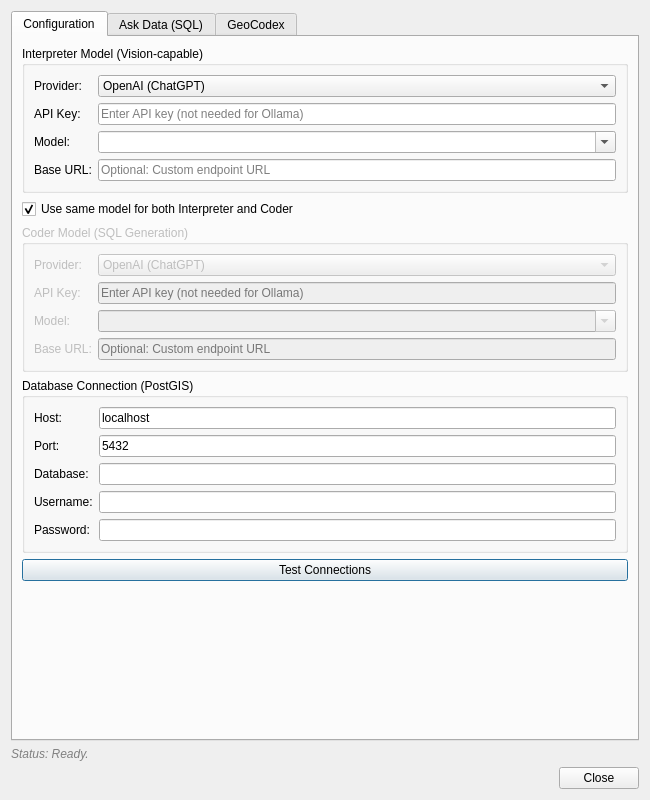
<?xml version="1.0" encoding="UTF-8"?>
<ui version="4.0">
 <class>AIAgentDialog</class>
 <widget class="QDialog" name="AIAgentDialog">
  <property name="geometry">
   <rect>
    <x>0</x>
    <y>0</y>
    <width>650</width>
    <height>800</height>
   </rect>
  </property>
  <property name="windowTitle">
   <string>AI Spatial Agent</string>
  </property>
  <layout class="QVBoxLayout" name="verticalLayout_main">
   <item>
    <widget class="QTabWidget" name="mainTabWidget">
     <property name="currentIndex">
      <number>0</number>
     </property>
     <!-- TAB 1: CONFIGURATION -->
     <widget class="QWidget" name="tab_config">
      <attribute name="title">
       <string>Configuration</string>
      </attribute>
      <layout class="QVBoxLayout" name="verticalLayout_config">
       <!-- INTERPRETER MODEL (Vision) -->
       <item>
        <widget class="QGroupBox" name="groupBox_interpreter">
         <property name="title">
          <string>Interpreter Model (Vision-capable)</string>
         </property>
         <layout class="QFormLayout" name="formLayout_interpreter">
          <item row="0" column="0">
           <widget class="QLabel" name="label_interpreterProvider">
            <property name="text">
             <string>Provider:</string>
            </property>
           </widget>
          </item>
          <item row="0" column="1">
           <widget class="QComboBox" name="interpreterProviderCombo">
            <item>
             <property name="text">
              <string>OpenAI (ChatGPT)</string>
             </property>
            </item>
            <item>
             <property name="text">
              <string>Anthropic (Claude)</string>
             </property>
            </item>
            <item>
             <property name="text">
              <string>Google (Gemini)</string>
             </property>
            </item>
            <item>
             <property name="text">
              <string>NVIDIA AI</string>
             </property>
            </item>
            <item>
             <property name="text">
              <string>OpenRouter</string>
             </property>
            </item>
            <item>
             <property name="text">
              <string>Ollama (Local)</string>
             </property>
            </item>
           </widget>
          </item>
          <item row="1" column="0">
           <widget class="QLabel" name="label_interpreterApiKey">
            <property name="text">
             <string>API Key:</string>
            </property>
           </widget>
          </item>
          <item row="1" column="1">
           <widget class="QLineEdit" name="interpreterApiKeyInput">
            <property name="echoMode">
             <enum>QLineEdit::Password</enum>
            </property>
            <property name="placeholderText">
             <string>Enter API key (not needed for Ollama)</string>
            </property>
           </widget>
          </item>
          <item row="2" column="0">
           <widget class="QLabel" name="label_interpreterModel">
            <property name="text">
             <string>Model:</string>
            </property>
           </widget>
          </item>
          <item row="2" column="1">
           <widget class="QComboBox" name="interpreterModelCombo">
            <property name="editable">
             <bool>true</bool>
            </property>
           </widget>
          </item>
          <item row="3" column="0">
           <widget class="QLabel" name="label_interpreterBaseUrl">
            <property name="text">
             <string>Base URL:</string>
            </property>
           </widget>
          </item>
          <item row="3" column="1">
           <widget class="QLineEdit" name="interpreterBaseUrlInput">
            <property name="placeholderText">
             <string>Optional: Custom endpoint URL</string>
            </property>
           </widget>
          </item>
         </layout>
        </widget>
       </item>
       <!-- USE SAME MODEL CHECKBOX -->
       <item>
        <widget class="QCheckBox" name="useSameModelCheckbox">
         <property name="text">
          <string>Use same model for both Interpreter and Coder</string>
         </property>
         <property name="checked">
          <bool>true</bool>
         </property>
        </widget>
       </item>
       <!-- CODER MODEL -->
       <item>
        <widget class="QGroupBox" name="groupBox_coder">
         <property name="title">
          <string>Coder Model (SQL Generation)</string>
         </property>
         <property name="enabled">
          <bool>false</bool>
         </property>
         <layout class="QFormLayout" name="formLayout_coder">
          <item row="0" column="0">
           <widget class="QLabel" name="label_coderProvider">
            <property name="text">
             <string>Provider:</string>
            </property>
           </widget>
          </item>
          <item row="0" column="1">
           <widget class="QComboBox" name="coderProviderCombo">
            <item>
             <property name="text">
              <string>OpenAI (ChatGPT)</string>
             </property>
            </item>
            <item>
             <property name="text">
              <string>Anthropic (Claude)</string>
             </property>
            </item>
            <item>
             <property name="text">
              <string>Google (Gemini)</string>
             </property>
            </item>
            <item>
             <property name="text">
              <string>NVIDIA AI</string>
             </property>
            </item>
            <item>
             <property name="text">
              <string>OpenRouter</string>
             </property>
            </item>
            <item>
             <property name="text">
              <string>Ollama (Local)</string>
             </property>
            </item>
           </widget>
          </item>
          <item row="1" column="0">
           <widget class="QLabel" name="label_coderApiKey">
            <property name="text">
             <string>API Key:</string>
            </property>
           </widget>
          </item>
          <item row="1" column="1">
           <widget class="QLineEdit" name="coderApiKeyInput">
            <property name="echoMode">
             <enum>QLineEdit::Password</enum>
            </property>
            <property name="placeholderText">
             <string>Enter API key (not needed for Ollama)</string>
            </property>
           </widget>
          </item>
          <item row="2" column="0">
           <widget class="QLabel" name="label_coderModel">
            <property name="text">
             <string>Model:</string>
            </property>
           </widget>
          </item>
          <item row="2" column="1">
           <widget class="QComboBox" name="coderModelCombo">
            <property name="editable">
             <bool>true</bool>
            </property>
           </widget>
          </item>
          <item row="3" column="0">
           <widget class="QLabel" name="label_coderBaseUrl">
            <property name="text">
             <string>Base URL:</string>
            </property>
           </widget>
          </item>
          <item row="3" column="1">
           <widget class="QLineEdit" name="coderBaseUrlInput">
            <property name="placeholderText">
             <string>Optional: Custom endpoint URL</string>
            </property>
           </widget>
          </item>
         </layout>
        </widget>
       </item>
       <item>
        <widget class="QGroupBox" name="groupBox_db">
         <property name="title">
          <string>Database Connection (PostGIS)</string>
         </property>
         <layout class="QFormLayout" name="formLayout_db">
          <item row="0" column="0">
           <widget class="QLabel" name="label_host">
            <property name="text">
             <string>Host:</string>
            </property>
           </widget>
          </item>
          <item row="0" column="1">
           <widget class="QLineEdit" name="dbHostInput">
            <property name="text">
             <string>localhost</string>
            </property>
           </widget>
          </item>
          <item row="1" column="0">
           <widget class="QLabel" name="label_port">
            <property name="text">
             <string>Port:</string>
            </property>
           </widget>
          </item>
          <item row="1" column="1">
           <widget class="QLineEdit" name="dbPortInput">
            <property name="text">
             <string>5432</string>
            </property>
           </widget>
          </item>
          <item row="2" column="0">
           <widget class="QLabel" name="label_dbname">
            <property name="text">
             <string>Database:</string>
            </property>
           </widget>
          </item>
          <item row="2" column="1">
           <widget class="QLineEdit" name="dbNameInput"/>
          </item>
          <item row="3" column="0">
           <widget class="QLabel" name="label_user">
            <property name="text">
             <string>Username:</string>
            </property>
           </widget>
          </item>
          <item row="3" column="1">
           <widget class="QLineEdit" name="dbUserInput"/>
          </item>
          <item row="4" column="0">
           <widget class="QLabel" name="label_pass">
            <property name="text">
             <string>Password:</string>
            </property>
           </widget>
          </item>
          <item row="4" column="1">
           <widget class="QLineEdit" name="dbPassInput">
            <property name="echoMode">
             <enum>QLineEdit::Password</enum>
            </property>
           </widget>
          </item>
         </layout>
        </widget>
       </item>
       <item>
        <widget class="QPushButton" name="testConnectionBtn">
         <property name="text">
          <string>Test Connections</string>
         </property>
        </widget>
       </item>
       <item>
        <spacer name="verticalSpacer_config">
         <property name="orientation">
          <enum>Qt::Vertical</enum>
         </property>
         <property name="sizeHint" stdset="0">
          <size>
           <width>20</width>
           <height>40</height>
          </size>
         </property>
        </spacer>
       </item>
      </layout>
     </widget>
     <!-- TAB 2: NATURAL LANGUAGE TO SQL -->
     <widget class="QWidget" name="tab_sql">
      <attribute name="title">
       <string>Ask Data (SQL)</string>
      </attribute>
      <layout class="QVBoxLayout" name="verticalLayout_sql">
       <item>
        <widget class="QGroupBox" name="groupBox_query">
         <property name="title">
          <string>Your Question</string>
         </property>
         <layout class="QVBoxLayout" name="verticalLayout_query">
          <item>
           <widget class="QPlainTextEdit" name="userQueryInput">
            <property name="placeholderText">
             <string>e.g., Find all schools within 1km of a main road...</string>
            </property>
           </widget>
          </item>
          <item>
           <widget class="QPushButton" name="generateSqlBtn">
            <property name="text">
             <string>▼ Generate SQL ▼</string>
            </property>
            <property name="font">
             <font>
              <weight>75</weight>
              <bold>true</bold>
             </font>
            </property>
            <property name="styleSheet">
             <string notr="true">background-color: #4CAF50; color: white; padding: 8px;</string>
            </property>
           </widget>
          </item>
         </layout>
        </widget>
       </item>
       <item>
        <widget class="QGroupBox" name="groupBox_sqlResult">
         <property name="title">
          <string>Generated SQL (Editable)</string>
         </property>
         <layout class="QVBoxLayout" name="verticalLayout_sqlResult">
          <item>
           <widget class="QPlainTextEdit" name="sqlResultOutput">
            <property name="font">
             <font>
              <family>Courier New</family>
              <pointsize>10</pointsize>
             </font>
            </property>
            <property name="placeholderText">
             <string>SQL query will appear here...</string>
            </property>
           </widget>
          </item>
          <item>
           <widget class="QPushButton" name="executeSqlBtn">
            <property name="text">
             <string>▶ Execute and Load as Layer</string>
            </property>
           </widget>
          </item>
         </layout>
        </widget>
       </item>
      </layout>
     </widget>
     <!-- TAB 3: GEOCODEX CHAT -->
     <widget class="QWidget" name="tab_chat">
      <attribute name="title">
       <string>GeoCodex</string>
      </attribute>
      <layout class="QVBoxLayout" name="verticalLayout_chat">
       <!-- Chat History Display -->
       <item>
        <widget class="QTextBrowser" name="chatHistoryDisplay">
         <property name="sizePolicy">
          <sizepolicy hsizetype="Expanding" vsizetype="Expanding">
           <horstretch>0</horstretch>
           <verstretch>3</verstretch>
          </sizepolicy>
         </property>
         <property name="openExternalLinks">
          <bool>false</bool>
         </property>
         <property name="placeholderText">
          <string>Chat history will appear here...</string>
         </property>
        </widget>
       </item>
       <!-- Image Attachment Preview -->
       <item>
        <widget class="QFrame" name="imageAttachmentFrame">
         <property name="frameShape">
          <enum>QFrame::StyledPanel</enum>
         </property>
         <property name="frameShadow">
          <enum>QFrame::Raised</enum>
         </property>
         <property name="visible">
          <bool>false</bool>
         </property>
         <layout class="QHBoxLayout" name="horizontalLayout_attachment">
          <property name="leftMargin">
           <number>5</number>
          </property>
          <property name="topMargin">
           <number>5</number>
          </property>
          <property name="rightMargin">
           <number>5</number>
          </property>
          <property name="bottomMargin">
           <number>5</number>
          </property>
          <item>
           <widget class="QLabel" name="attachmentThumbnail">
            <property name="minimumSize">
             <size>
              <width>50</width>
              <height>50</height>
             </size>
            </property>
            <property name="maximumSize">
             <size>
              <width>50</width>
              <height>50</height>
             </size>
            </property>
            <property name="text">
             <string/>
            </property>
            <property name="scaledContents">
             <bool>true</bool>
            </property>
           </widget>
          </item>
          <item>
           <widget class="QLabel" name="attachmentFileName">
            <property name="text">
             <string>image.png</string>
            </property>
           </widget>
          </item>
          <item>
           <spacer name="horizontalSpacer_attachment">
            <property name="orientation">
             <enum>Qt::Horizontal</enum>
            </property>
            <property name="sizeHint" stdset="0">
             <size>
              <width>40</width>
              <height>20</height>
             </size>
            </property>
           </spacer>
          </item>
          <item>
           <widget class="QPushButton" name="removeAttachmentBtn">
            <property name="text">
             <string>✕</string>
            </property>
            <property name="maximumSize">
             <size>
              <width>30</width>
              <height>30</height>
             </size>
            </property>
           </widget>
          </item>
         </layout>
        </widget>
       </item>
       <!-- SQL Script Panel (hidden by default) -->
       <item>
        <widget class="QGroupBox" name="sqlScriptGroupBox">
         <property name="title">
          <string>Generated SQL Script</string>
         </property>
         <property name="visible">
          <bool>false</bool>
         </property>
         <layout class="QVBoxLayout" name="verticalLayout_sqlScript">
          <item>
           <widget class="QPlainTextEdit" name="chatSqlOutput">
            <property name="maximumSize">
             <size>
              <width>16777215</width>
              <height>150</height>
             </size>
            </property>
            <property name="font">
             <font>
              <family>Courier New</family>
              <pointsize>9</pointsize>
             </font>
            </property>
            <property name="placeholderText">
             <string>SQL script will appear here...</string>
            </property>
           </widget>
          </item>
          <item>
           <layout class="QHBoxLayout" name="horizontalLayout_sqlBtns">
            <item>
             <widget class="QPushButton" name="copySqlBtn">
              <property name="text">
               <string>📋 Copy SQL</string>
              </property>
             </widget>
            </item>
            <item>
             <widget class="QPushButton" name="runSqlFromChatBtn">
              <property name="text">
               <string>▶ Execute SQL</string>
              </property>
              <property name="styleSheet">
               <string notr="true">background-color: #4CAF50; color: white;</string>
              </property>
             </widget>
            </item>
            <item>
             <widget class="QPushButton" name="hideSqlPanelBtn">
              <property name="text">
               <string>Hide</string>
              </property>
             </widget>
            </item>
           </layout>
          </item>
         </layout>
        </widget>
       </item>
       <!-- Message Input Area -->
       <item>
        <widget class="QGroupBox" name="groupBox_chatInput">
         <property name="title">
          <string>Message</string>
         </property>
         <layout class="QVBoxLayout" name="verticalLayout_chatInput">
          <item>
           <widget class="QPlainTextEdit" name="chatMessageInput">
            <property name="maximumSize">
             <size>
              <width>16777215</width>
              <height>80</height>
             </size>
            </property>
            <property name="placeholderText">
             <string>Type your message... (You can ask questions, describe GIS tasks, or attach images)</string>
            </property>
           </widget>
          </item>
          <item>
           <layout class="QHBoxLayout" name="horizontalLayout_chatBtns">
            <item>
             <widget class="QPushButton" name="attachImageBtn">
              <property name="text">
               <string>📎 Attach Image</string>
              </property>
             </widget>
            </item>
            <item>
             <spacer name="horizontalSpacer_chat">
              <property name="orientation">
               <enum>Qt::Horizontal</enum>
              </property>
              <property name="sizeHint" stdset="0">
               <size>
                <width>40</width>
                <height>20</height>
               </size>
              </property>
             </spacer>
            </item>
            <item>
             <widget class="QPushButton" name="clearChatBtn">
              <property name="text">
               <string>Clear Chat</string>
              </property>
             </widget>
            </item>
            <item>
             <widget class="QPushButton" name="sendMessageBtn">
              <property name="text">
               <string>Send ▶</string>
              </property>
              <property name="font">
               <font>
                <weight>75</weight>
                <bold>true</bold>
               </font>
              </property>
              <property name="styleSheet">
               <string notr="true">background-color: #2196F3; color: white; padding: 8px 16px;</string>
              </property>
             </widget>
            </item>
           </layout>
          </item>
         </layout>
        </widget>
       </item>
      </layout>
     </widget>
    </widget>
   </item>
   <!-- STATUS BAR AT BOTTOM -->
   <item>
    <widget class="QLabel" name="statusLabel">
     <property name="text">
      <string>Status: Ready.</string>
     </property>
     <property name="styleSheet">
      <string notr="true">color: gray; font-style: italic;</string>
     </property>
    </widget>
   </item>
   <item>
    <widget class="QDialogButtonBox" name="buttonBox">
     <property name="orientation">
      <enum>Qt::Horizontal</enum>
     </property>
     <property name="standardButtons">
      <set>QDialogButtonBox::Close</set>
     </property>
    </widget>
   </item>
  </layout>
 </widget>
 <resources/>
 <connections>
  <connection>
   <sender>buttonBox</sender>
   <signal>accepted()</signal>
   <receiver>AIAgentDialog</receiver>
   <slot>accept()</slot>
   <hints>
    <hint type="sourcelabel">
     <x>248</x>
     <y>254</y>
    </hint>
    <hint type="destinationlabel">
     <x>157</x>
     <y>274</y>
    </hint>
   </hints>
  </connection>
  <connection>
   <sender>buttonBox</sender>
   <signal>rejected()</signal>
   <receiver>AIAgentDialog</receiver>
   <slot>reject()</slot>
   <hints>
    <hint type="sourcelabel">
     <x>316</x>
     <y>260</y>
    </hint>
    <hint type="destinationlabel">
     <x>286</x>
     <y>274</y>
    </hint>
   </hints>
  </connection>
 </connections>
</ui>
